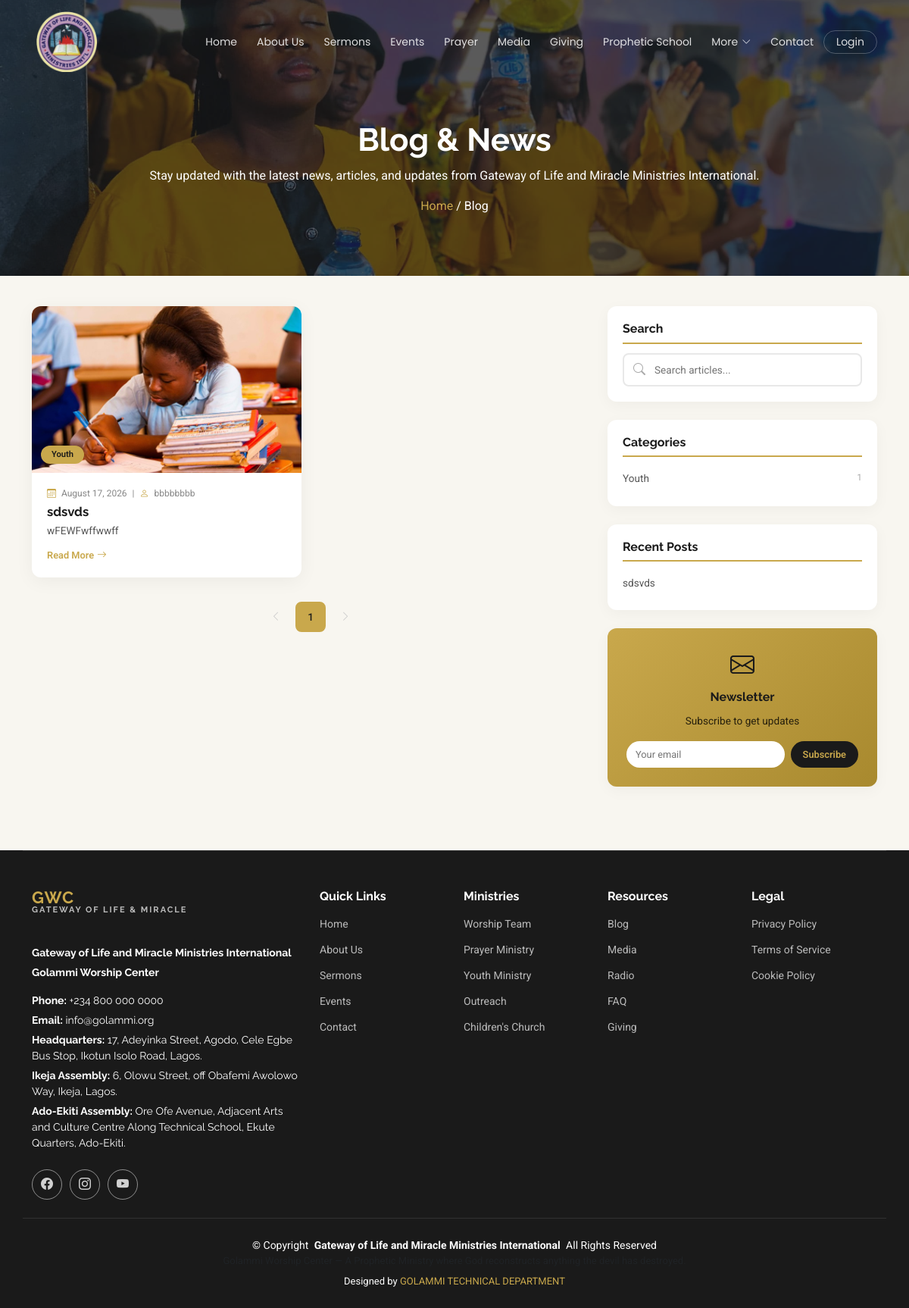
Page /blog on the committed database.
### models/blog.py (models this page shows, shortened)
class BlogPost(db.Model):
    __tablename__ = "blog_posts"
    id = db.Column(db.Integer, primary_key=True)
    title = db.Column(db.String(200), nullable=False)
    slug = db.Column(db.String(200), unique=True, nullable=False)
    content = db.Column(db.Text, nullable=False)
    excerpt = db.Column(db.String(300))
    category = db.Column(
        db.String(50), nullable=False
    )  # Event, Ministry, Testimony, Youth, Prayer, Worship
    author = db.Column(db.String(100), nullable=False)
    featured_image = db.Column(db.String(255))
    is_featured = db.Column(db.Boolean, default=False)
    is_published = db.Column(db.Boolean, default=True)
    meta_title = db.Column(db.String(200))
    meta_description = db.Column(db.String(300))
    meta_keywords = db.Column(db.String(300))
    published_date = db.Column(db.DateTime, default=datetime.utcnow)
    created_at = db.Column(db.DateTime, default=datetime.utcnow)
    updated_at = db.Column(
        db.DateTime, default=datetime.utcnow, onupdate=datetime.utcnow
    )
    created_by = db.Column(db.Integer, db.ForeignKey("users.id"))
    updated_by = db.Column(db.Integer, db.ForeignKey("users.id"))
    comments = db.relationship(
        "BlogComment", backref="post", lazy=True, cascade="all, delete-orphan"
    )

### routes/frontend.py (the view, shortened to what this page needs)
@frontend_bp.route("/blog")
def blog():
    page = request.args.get("page", 1, type=int)
    category = request.args.get("category", "all")
    search = request.args.get("search", "")
    query = BlogPost.query.filter_by(is_published=True)
    if category != "all":
        query = query.filter_by(category=category)
    posts = query.order_by(BlogPost.published_date.desc()).paginate(
        page=page, per_page=current_app.config["POSTS_PER_PAGE"], error_out=False
    )
    categories = (
        db.session.query(BlogPost.category, db.func.count(BlogPost.id))
        .filter_by(is_published=True)
        .group_by(BlogPost.category)
        .all()
    )
    recent_posts = (
        BlogPost.query.filter_by(is_published=True)
        .order_by(BlogPost.created_at.desc())
        .limit(5)
        .all()
    )
    return render_template(
        "frontend/blog.html",
        posts=posts,
        categories=categories,
        recent_posts=recent_posts,
        category=category,
        search=search,
    )

### routes/admin.py (called while the page is built)
@admin_bp.app_context_processor
def inject_admin_sidebar_counts():
    try:
        return {
            "contact_unread_count": ContactMessage.query.filter_by(is_read=False).count(),
            "prayer_pending_count": PrayerRequest.query.filter_by(is_prayed_for=False).count(),
            "testimony_pending_count": Testimony.query.filter_by(is_approved=False).count(),
        }
    except Exception:
        return {
            "contact_unread_count": 0,
            "prayer_pending_count": 0,
            "testimony_pending_count": 0,
        }

### routes/frontend.py (called while the page is built)
@frontend_bp.app_context_processor
def inject_frontend_event_modal():
    show_event_modal = request.endpoint == "frontend.index"
    return {
        "event_modal_event": get_event_modal_event() if show_event_modal else None,
    }

### templates/frontend/blog.html (shortened to what this page needs)
{% extends "frontend/base.html" %}
{% block content %}
<div class="page-title dark-background" style="background-image: url({{ url_for('static', filename='assets/img/go59.jpg') }});">
    <div class="container position-relative text-center">
        <h1>Blog &amp; News</h1>
        <p>Stay updated with the latest news, articles, and updates from Gateway of Life and Miracle Ministries International.</p>
        <nav class="breadcrumbs">
            <a href="{{ url_for('frontend.index') }}">Home</a>
            <span class="separator">/</span>
            <span class="current">Blog</span>
        </nav>
    </div>
</div>
<section class="section" style="padding-top: 40px;">
    <div class="container">
        <div class="row g-4">
            <div class="col-lg-8">
                {% if posts.items %}
                <div class="row g-4">
                    {% for post in posts.items %}
                    <div class="col-md-6" data-aos="fade-up" data-aos-delay="{{ loop.index * 100 }}">
                        <div class="blog-card">
                            <div class="blog-image">
                                {% if post.featured_image %}
                                <img src="{{ url_for('static', filename='uploads/' + post.featured_image) }}" alt="{{ post.title }}">
                                {% else %}
                                <img src="{{ url_for('static', filename='assets/img/go31.jpg') }}" alt="Blog post">
                                {% endif %}
                                <span class="blog-category">{{ post.category }}</span>
                            </div>
                            <div class="blog-body">
                                <div class="blog-meta">
                                    <i class="bi bi-calendar3"></i> {{ post.published_date.strftime('%B %d, %Y') if post.published_date else post.created_at.strftime('%B %d, %Y') }}
                                    <span class="mx-1">|</span>
                                    <i class="bi bi-person"></i> {{ post.author }}
                                </div>
                                <h3><a href="{{ url_for('frontend.blog_detail', slug=post.slug) }}">{{ post.title }}</a></h3>
                                <p>{{ post.excerpt or post.content|striptags|truncate(120) }}</p>
                                <a href="{{ url_for('frontend.blog_detail', slug=post.slug) }}" class="btn-read">Read More <i class="bi bi-arrow-right"></i></a>
                            </div>
                        </div>
                    </div>
                    {% endfor %}
                </div>
                <div class="pagination-custom" data-aos="fade-up">
                    {% if posts.has_prev %}
                    <a href="{{ url_for('frontend.blog', page=posts.prev_num, category=category, search=search) }}"><i class="bi bi-chevron-left"></i></a>
                    {% else %}
                    <span class="disabled"><i class="bi bi-chevron-left"></i></span>
                    {% endif %}
                    {% for page_num in posts.iter_pages(left_edge=2, right_edge=2, left_current=2, right_current=2) %}
                        {% if page_num %}
                            {% if posts.page == page_num %}
                            <a href="#" class="active">{{ page_num }}</a>
                            {% else %}
                            <a href="{{ url_for('frontend.blog', page=page_num, category=category, search=search) }}">{{ page_num }}</a>
                            {% endif %}
                        {% else %}
                            <span class="disabled">…</span>
                        {% endif %}
                    {% endfor %}
                    {% if posts.has_next %}
                    <a href="{{ url_for('frontend.blog', page=posts.next_num, category=category, search=search) }}"><i class="bi bi-chevron-right"></i></a>
                    {% else %}
                    <span class="disabled"><i class="bi bi-chevron-right"></i></span>
                    {% endif %}
                </div>
                {% else %}
                <div class="text-center py-5">
                    <i class="bi bi-newspaper" style="font-size: 3rem; color: var(--gold);"></i>
                    <h4 class="mt-3">No Blog Posts Found</h4>
                    <p class="text-muted">Check back later for updates.</p>
                </div>
                {% endif %}
            </div>
            <div class="col-lg-4 blog-sidebar">
                <div class="sidebar-widget" data-aos="fade-up" data-aos-delay="100">
                    <h4>Search</h4>
                    <form method="GET" action="{{ url_for('frontend.blog') }}">
                        <div class="search-box">
                            <i class="bi bi-search"></i>
                            <input type="text" name="search" placeholder="Search articles..." value="{{ search or '' }}">
                        </div>
                    </form>
                </div>
                <div class="sidebar-widget" data-aos="fade-up" data-aos-delay="200">
                    <h4>Categories</h4>
                    <ul>
                        {% for cat in categories %}
                        <li>
                            <a href="{{ url_for('frontend.blog', category=cat[0]) }}">
                                {{ cat[0] }} <span>{{ cat[1] }}</span>
                            </a>
                        </li>
                        {% endfor %}
                    </ul>
                </div>
                <div class="sidebar-widget" data-aos="fade-up" data-aos-delay="300">
                    <h4>Recent Posts</h4>
                    <ul>
                        {% for recent in recent_posts %}
                        <li><a href="{{ url_for('frontend.blog_detail', slug=recent.slug) }}">{{ recent.title }}</a></li>
                        {% endfor %}
                    </ul>
                </div>
                <div class="sidebar-widget" style="background: linear-gradient(135deg, var(--gold), var(--gold-dark)); color: var(--black); padding: 25px; text-align: center; border-radius: 12px;" data-aos="fade-up" data-aos-delay="400">
                    <i class="bi bi-envelope" style="font-size: 2rem; display: block; margin-bottom: 0.5rem;"></i>
                    <h4 style="color: var(--black); border-bottom: none; padding-bottom: 0;">Newsletter</h4>
                    <p style="font-size: 0.85rem; color: rgba(0,0,0,0.8);">Subscribe to get updates</p>
                    <div style="display: flex; gap: 8px;">
                        <input type="email" placeholder="Your email" style="flex: 1; padding: 8px 12px; border: none; border-radius: 30px; font-size: 0.8rem;">
                        <button style="padding: 8px 16px; border: none; border-radius: 30px; background: var(--black); color: var(--gold); font-weight: 600; font-size: 0.8rem; cursor: pointer;">Subscribe</button>
                    </div>
                </div>
            </div>
        </div>
    </div>
</section>
{% endblock %}

### templates/frontend/base.html (style rules this page uses)
:root { --gold: #c9a84c; --gold-dark: #a8892e; --gold-light: #e8d5a3; --black: #1a1a1a; --dark-gray: #2d2d2d; --light-gray: #f8f6f0; --white: #ffffff; }

### templates/frontend/blog.html (style rules this page uses)
:root { --gold: #c9a84c; --gold-dark: #a8892e; --gold-light: #e8d5a3; --black: #1a1a1a; --dark-gray: #2d2d2d; --light-gray: #f8f6f0; --white: #ffffff; }
.blog-card { background: var(--white); border-radius: 12px; overflow: hidden; box-shadow: 0 5px 25px rgba(0,0,0,0.05); transition: transform 0.3s ease, box-shadow 0.3s ease; height: 100%; }
.blog-card .blog-image { height: 220px; overflow: hidden; position: relative; }
.blog-card .blog-image img { width: 100%; height: 100%; object-fit: cover; transition: transform 0.5s ease; }
.blog-card .blog-image .blog-category { position: absolute; bottom: 12px; left: 12px; background: var(--gold); color: var(--black); padding: 4px 14px; border-radius: 20px; font-size: 0.7rem; font-weight: 600; }
.blog-card .blog-body { padding: 18px 20px; }
.blog-card .blog-body .blog-meta { font-size: 0.75rem; color: #888; margin-bottom: 0.3rem; }
.blog-card .blog-body .blog-meta i { color: var(--gold); margin-right: 4px; }
.blog-card .blog-body h3 { font-size: 1.05rem; font-weight: 700; color: var(--black); margin-bottom: 0.3rem; }
.blog-card .blog-body h3 a { color: var(--black); text-decoration: none; transition: color 0.3s; }
.blog-card .blog-body p { font-size: 0.85rem; color: #555; line-height: 1.6; margin-bottom: 0.5rem; }
.blog-card .blog-body .btn-read { font-size: 0.8rem; font-weight: 600; color: var(--gold); text-decoration: none; transition: color 0.3s; display: inline-flex; align-items: center; gap: 4px; }
.blog-card .blog-body .btn-read i { transition: transform 0.3s; }
.blog-sidebar .sidebar-widget { background: var(--white); border-radius: 12px; padding: 20px; box-shadow: 0 5px 20px rgba(0,0,0,0.04); margin-bottom: 1.5rem; }
.blog-sidebar .sidebar-widget h4 { font-size: 1rem; font-weight: 700; color: var(--black); margin-bottom: 0.75rem; padding-bottom: 0.5rem; border-bottom: 2px solid var(--gold); }
.blog-sidebar .sidebar-widget ul { list-style: none; padding: 0; margin: 0; }
.blog-sidebar .sidebar-widget ul li { padding: 6px 0; border-bottom: 1px solid #f0f0f0; }
.blog-sidebar .sidebar-widget ul li:last-child { border-bottom: none; }
.blog-sidebar .sidebar-widget ul li a { color: #555; font-size: 0.85rem; text-decoration: none; transition: color 0.3s; display: flex; justify-content: space-between; }
.blog-sidebar .sidebar-widget ul li a span { color: #aaa; font-size: 0.75rem; }
.blog-sidebar .sidebar-widget .search-box { position: relative; }
.blog-sidebar .sidebar-widget .search-box input { width: 100%; padding: 10px 16px 10px 40px; border: 2px solid #e8e8e8; border-radius: 8px; font-size: 0.85rem; transition: border-color 0.3s; }
.blog-sidebar .sidebar-widget .search-box i { position: absolute; left: 14px; top: 50%; transform: translateY(-50%); color: #aaa; }
.pagination-custom { display: flex; justify-content: center; gap: 6px; margin-top: 2rem; }
.pagination-custom a { display: flex; align-items: center; justify-content: center; width: 40px; height: 40px; border-radius: 8px; border: 2px solid #e8e8e8; color: #666; font-size: 0.85rem; font-weight: 500; transition: all 0.3s ease; text-decoration: none; }
.pagination-custom a.active { background: var(--gold); border-color: var(--gold); color: var(--black); }
.pagination-custom .disabled { display: flex; align-items: center; justify-content: center; width: 40px; height: 40px; color: #ccc; font-size: 0.85rem; }

### rows in the picture
BlogPost: featured_image (picture), category "Youth", published_date "August 17, 2026", author "bbbbbbbb", title "sdsvds", excerpt "wFEWFwffwwff", cat "1"

### other values in the picture
{{ page_num }} "1"
